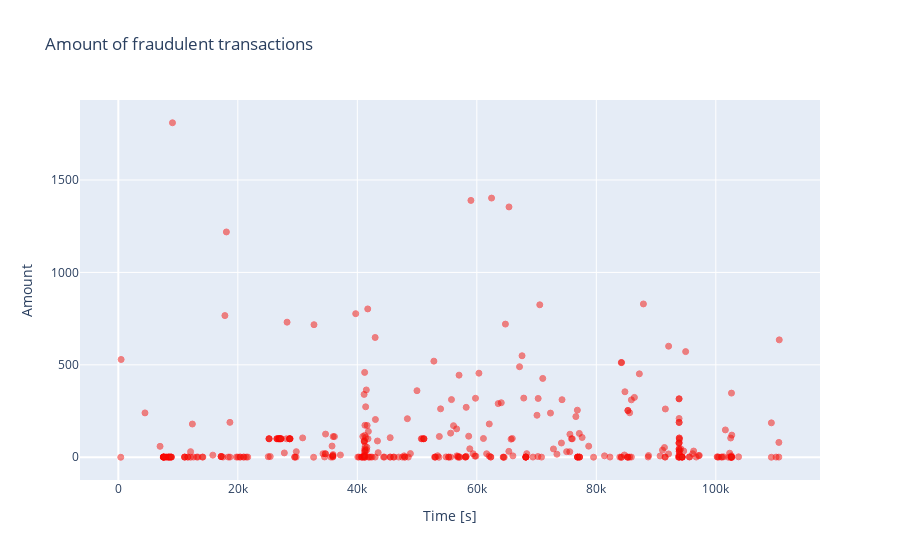

Source (notebook cell):
### Code cell
fraud = df.loc[df['Class'] == 1]

trace = go.Scatter(
    x = fraud['Time'],y = fraud['Amount'],
    name="Amount",
     marker=dict(
                color='rgb(238,23,11)',
                line=dict(
                    color='red',
                    width=1),
                opacity=0.5,
            ),
    text= fraud['Amount'],
    mode = "markers"
)
data = [trace]
layout = dict(title = 'Amount of fraudulent transactions',
          xaxis = dict(title = 'Time [s]', showticklabels=True), 
          yaxis = dict(title = 'Amount'),
          hovermode='closest'
         )
fig = dict(data=data, layout=layout)
iplot(fig, filename='fraud-amount')

### Figure 1 — Plotly figure (JSON) as saved in the notebook; plotly's stock layout.template omitted (floating-point values rounded to 4 significant figures; data arrays with more than 128 entries replaced by an {"elided": "..."} marker saying what was removed)
{"data": [{"name": "Amount", "text": {"elided": "356 float values"}, "y": {"elided": "356 float values"}, "mode": "markers", "marker": {"color": "rgb(238,23,11)", "opacity": 0.5, "line": {"color": "red", "width": 1}}, "x": {"elided": "356 int values"}, "type": "scatter"}], "layout": {"hovermode": "closest", "yaxis": {"title": {"text": "Amount"}}, "xaxis": {"showticklabels": true, "title": {"text": "Time [s]"}}, "title": {"text": "Amount of fraudulent transactions"}}}
